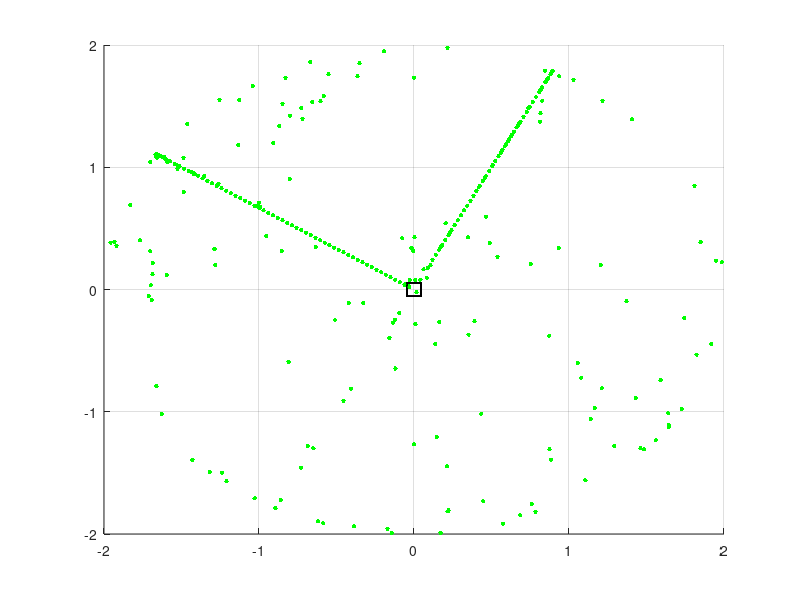

Reproduce this figure in MATLAB.
%% D.H. Lineardo, triangle

%Barbie 
%Simulation of a 2-axis planar RR robot

clc 
clearvars
clf

l1 = 1;
l2 = 1;

%DH parameters 

%link 1
a1 = l1;
alpha1 = 0;
d1 = 0;

%link 2
a2 = l2;
alpha2 = 0;
d2 = 0;

% Vertices of a triangle
vertices = [0, 0; 2, 4; -3, 2]; % Define vertices here

% Number of points for each segment of the triangle
num_points = 100;

% Initialize initial joint angles
q = [pi/3; pi/3];

% Simulate movement along the triangle's vertices
for i = 1:size(vertices, 1)
    start_point = vertices(i, :);
    end_point = vertices(mod(i, size(vertices, 1)) + 1, :);
    
    % Define a trajectory between start and end points
    x_traj = linspace(start_point(1), end_point(1), num_points);
    y_traj = linspace(start_point(2), end_point(2), num_points);

    % Newton-Raphson method to follow the trajectory
    for k = 1:num_points
        target = [x_traj(k), y_traj(k)];
        mu_a = target.';
        theta1 = q(1);
        theta2 = q(2);

        % Jacobian matrix
        J = [-a2*sin(theta1 + theta2) - a1*sin(theta1), -a2*sin(theta1 + theta2);
              a2*cos(theta1 + theta2) + a1*cos(theta1),  a2*cos(theta1 + theta2);];

        % Estimated task space position
        mu_e = [a1*cos(theta1) + a2*cos(theta1 + theta2);
                a1*sin(theta1) + a2*sin(theta1 + theta2)];

        % Error (task-space error)
        delta = mu_a - mu_e;

        % Tolerance check 
        if norm(delta) < 1e-5
            break;
        end

        % Revised joint space positions
        q = q + pinv(J) * delta;

        % Plotting the values
        O1x = a1*cos(theta1);
        O1y = a1*sin(theta1);

        O2x = mu_e(1);
        O2y = mu_e(2);

        link1 = line([0, O1x], [0, O1y]);
        link2 = line([O1x, O2x], [O1y, O2y]);

        set(link1, 'LineWidth', 2);
        set(link2, 'LineWidth', 5);

        hold on 

        plot(O2x, O2y, 'g.', 'MarkerSize', 10);
        plot(0, 0, 'ks', 'MarkerSize', 10)

        axis([-(a1+a2) (a1+a2) -(a1+a2) (a1+a2)]);

        grid on
        pause(0.1);
        delete(link1);
        delete(link2);
    end
end
